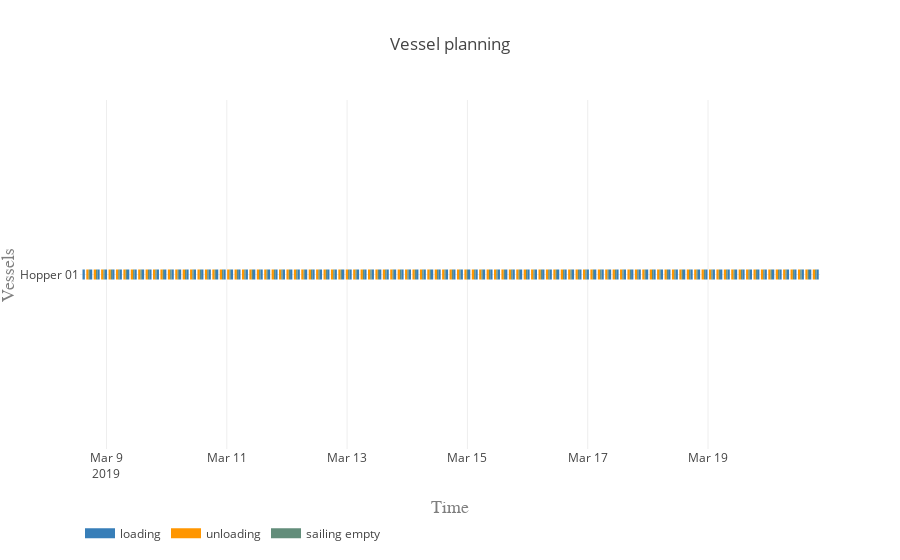

Write notebook code for a chart like this one.
### Markdown cell above
#### Vessel planning

### Code cell
vessels = [hopper]

activities = ['loading', 'unloading', 'sailing full', 'sailing empty']
colors = {0:'rgb(55,126,184)', 1:'rgb(255,150,0)', 2:'rgb(98, 192, 122)', 3:'rgb(98, 141, 122)'}

plot.vessel_planning(vessels, activities, colors)

### Figure 1 — Plotly figure (JSON) as saved in the notebook; plotly's stock layout.template omitted (floating-point values rounded to 4 significant figures; data arrays with more than 128 entries replaced by an {"elided": "..."} marker saying what was removed)
{"data": [{"connectgaps": false, "hoverinfo": "y+name", "line": {"color": "rgb(55,126,184)", "width": 10}, "mode": "lines", "name": "loading", "type": "scatter", "uid": "844ecec2-c7ea-4e99-ab70-46819a1e6d9f", "x": {"elided": "500 str values"}, "y": {"elided": "500 str values"}}, {"connectgaps": false, "hoverinfo": "y+name", "line": {"color": "rgb(255,150,0)", "width": 10}, "mode": "lines", "name": "unloading", "type": "scatter", "uid": "03fc73c4-db84-4533-b6e4-c167fdc21d65", "x": {"elided": "500 str values"}, "y": {"elided": "500 str values"}}, {"connectgaps": false, "hoverinfo": "y+name", "line": {"color": "rgb(98, 192, 122)", "width": 10}, "mode": "lines", "name": "sailing full", "type": "scatter", "uid": "34cbaf30-fb51-43cd-a7e3-d03643f2a8b4", "x": [], "y": []}, {"connectgaps": false, "hoverinfo": "y+name", "line": {"color": "rgb(98, 141, 122)", "width": 10}, "mode": "lines", "name": "sailing empty", "type": "scatter", "uid": "6cc78564-545d-4e03-9caf-e70a2a7cd1d8", "x": {"elided": "990 str values"}, "y": {"elided": "990 str values"}}], "layout": {"hovermode": "closest", "legend": {"orientation": "h", "x": 0, "y": -0.2}, "title": "Vessel planning", "xaxis": {"range": ["2019-03-08 13:26:04", "2019-03-20 20:40:26.511561"], "title": "Time", "titlefont": {"color": "#7f7f7f", "family": "Courier New, monospace", "size": 18}}, "yaxis": {"title": "Vessels", "titlefont": {"color": "#7f7f7f", "family": "Courier New, monospace", "size": 18}}}}
